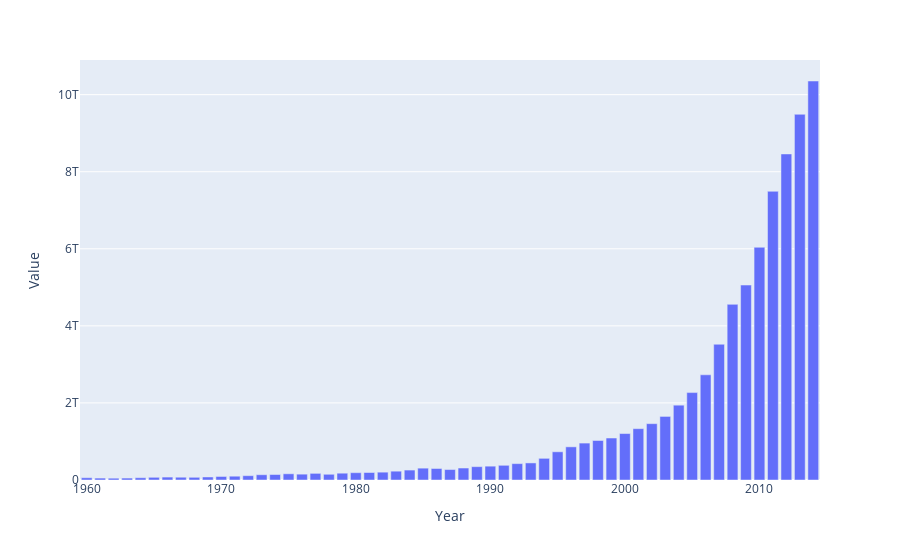
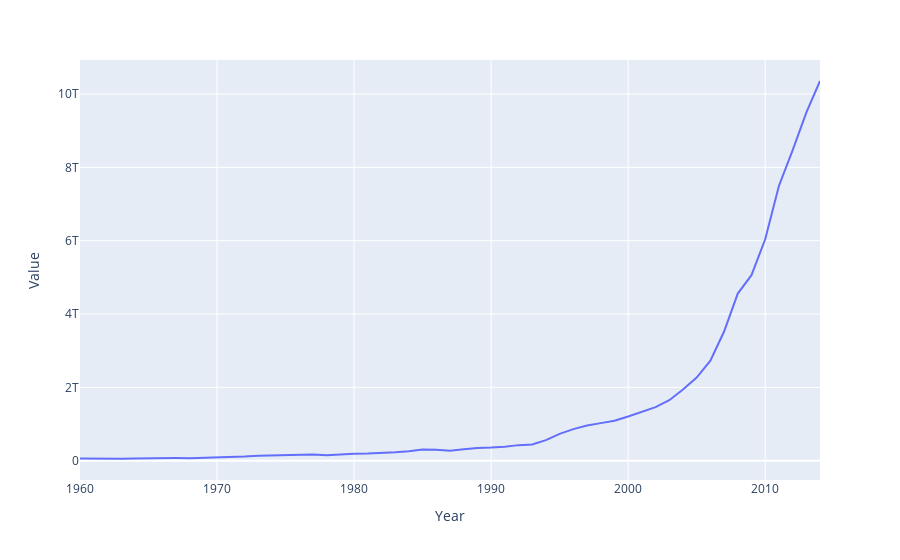
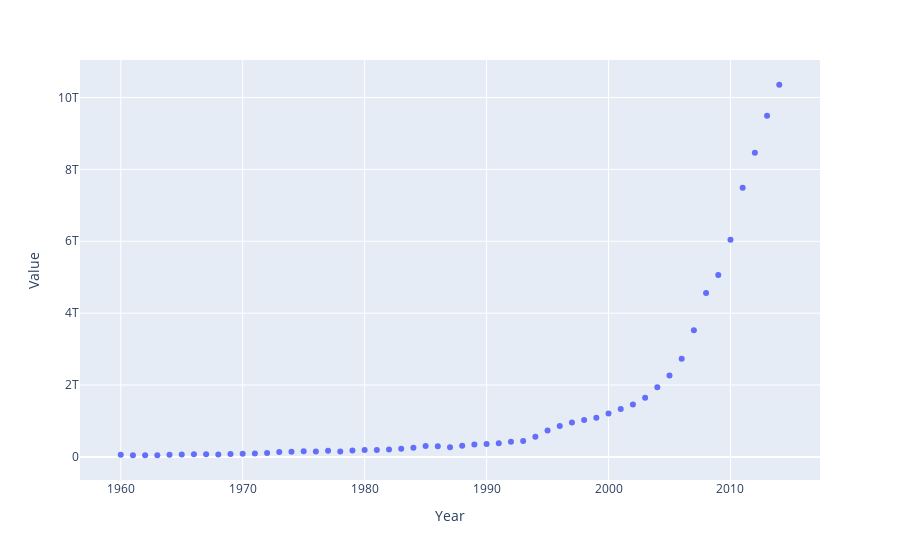
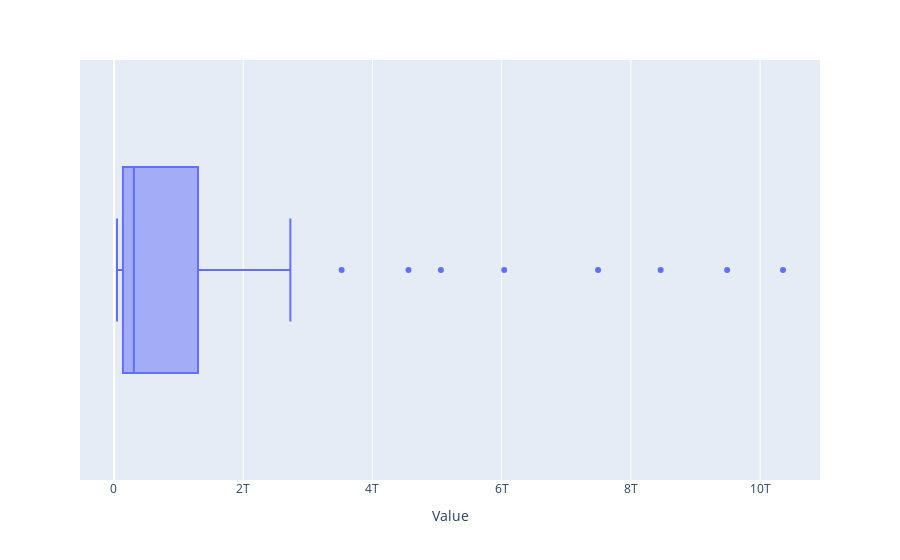

Notebook source saved alongside these figures, in order:
### Markdown cell above
### Plotting the Dataset

### Code cell
def plot(dataframe, x, y):
    px.bar(dataframe, x=x, y=y).show()
    px.line(dataframe, x=x, y=y).show()
    px.scatter(dataframe, x=x, y=y).show()
    
plot(df, 'Year', 'Value')
